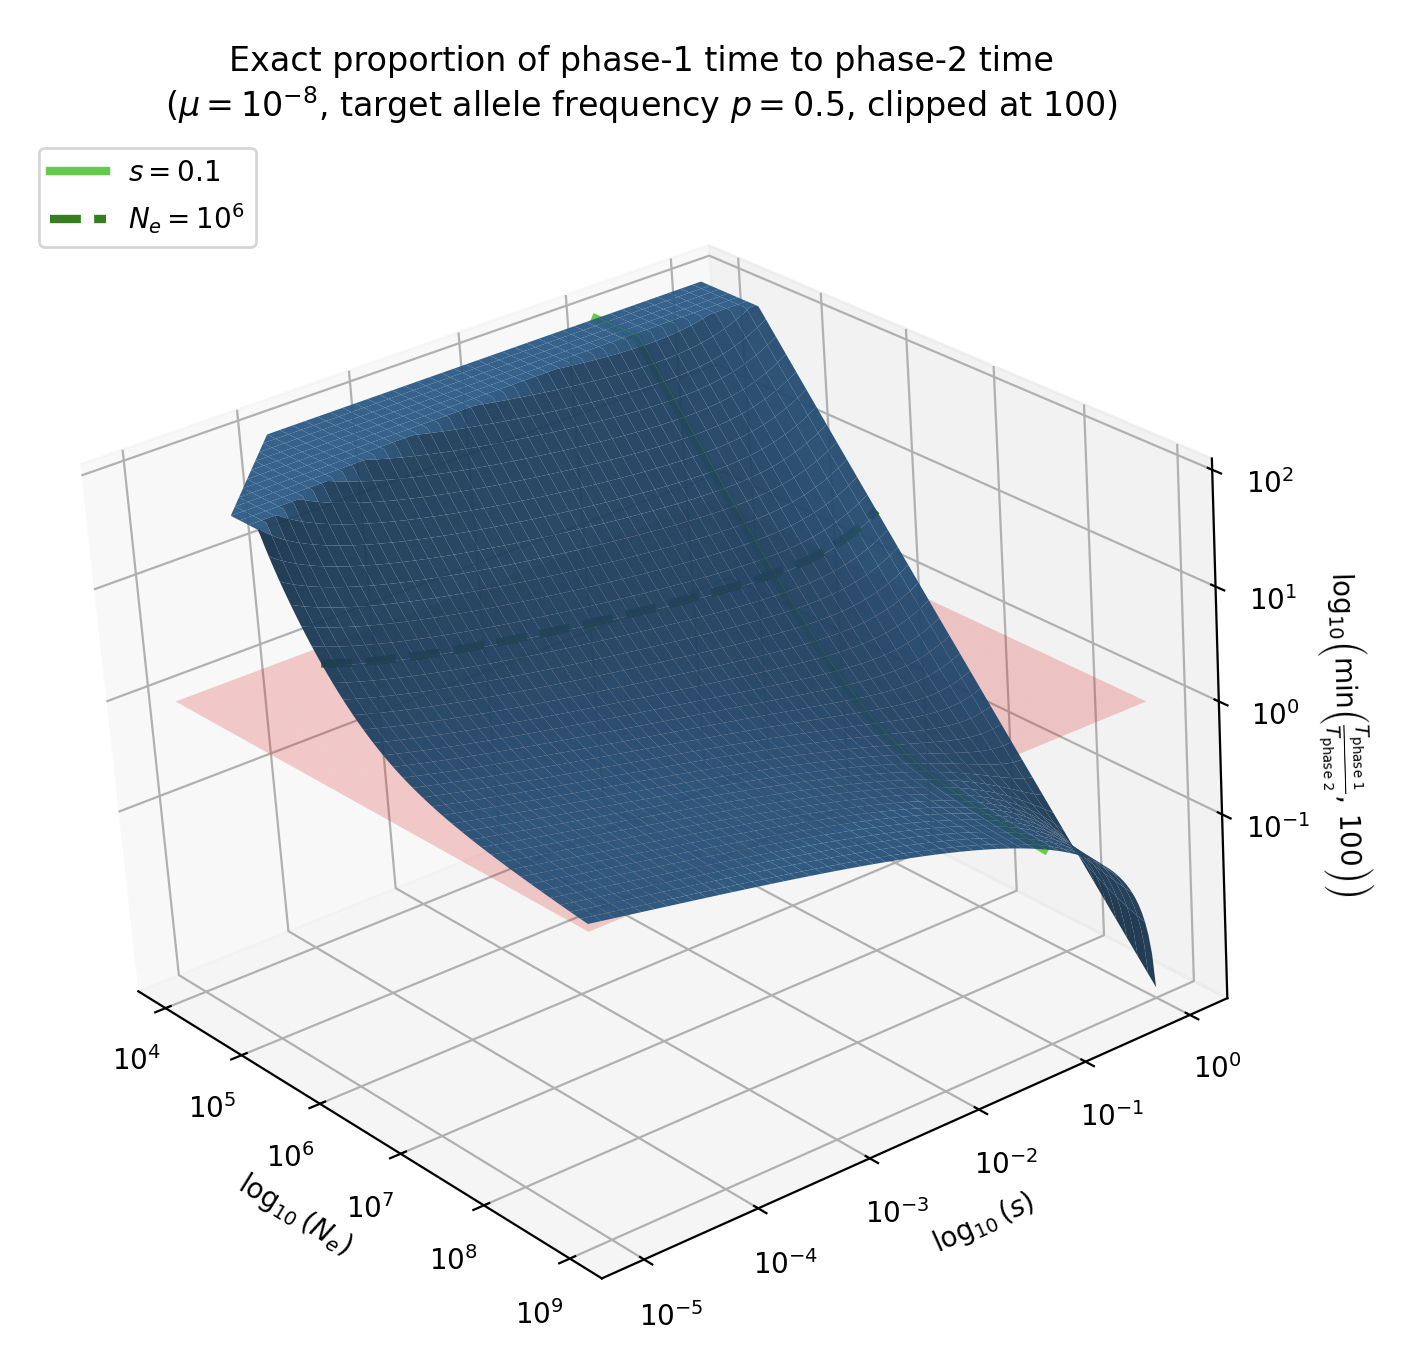

Write Python code to recreate this figure.
import numpy as np
import matplotlib.pyplot as plt
from mpl_toolkits.mplot3d import Axes3D  # noqa: F401

# Fixed parameters
mu = 1e-8
p_target = 0.5

# Parameter ranges
Ne_vals = np.logspace(4, 9, 180)    # 10^4 to 10^9
s_vals = np.logspace(-5, 0, 180)    # 10^-5 to 10^0 = 1
Ne_grid, s_grid = np.meshgrid(Ne_vals, s_vals)

# Exact establishment probability
P_est = (1 - np.exp(-2 * s_grid)) / (1 - np.exp(-4 * Ne_grid * s_grid))

# Establishment frequency approximation
p_est = 1 / (2 * Ne_grid * s_grid)

# Valid region: growth to target only makes sense if p_est < p_target
valid = (P_est > 0) & (p_est > 0) & (p_est < p_target)

# Exact proportion R = T_phase1 / T_phase2
R = np.full_like(Ne_grid, np.nan, dtype=float)

T_phase1 = (
    1 / (2 * Ne_grid[valid] * mu * P_est[valid])
    + np.log(1 / s_grid[valid]) / s_grid[valid]
)

T_phase2 = (
    1 / s_grid[valid]
) * np.log(
    (p_target * (1 - p_est[valid])) / (p_est[valid] * (1 - p_target))
)

R[valid] = T_phase1 / T_phase2

# Clip values above 100 for display
R_clipped = np.clip(R, None, 100)

# Log coordinates for 3D plotting
X = np.log10(Ne_grid)
Y = np.log10(s_grid)
Z = np.ma.masked_invalid(np.log10(R_clipped))  # z = log10(clipped ratio)

fig = plt.figure(figsize=(11, 8))
ax = fig.add_subplot(111, projection="3d")

# Main surface
ax.plot_surface(X, Y, Z, linewidth=0, antialiased=True, alpha=0.95)

# Transparent plane at ratio = 1
# Since z-axis is log10(ratio), ratio = 1 corresponds to z = 0
X_plane, Y_plane = np.meshgrid(
    np.linspace(4, 9, 30),
    np.linspace(-5, 0, 30)
)
Z_plane = np.zeros_like(X_plane)

ax.plot_surface(
    X_plane,
    Y_plane,
    Z_plane,
    color="red",
    alpha=0.20,
    linewidth=0,
    shade=False
)

# ---------------------------------------------------------
# Green line 1: cross-section at fixed s = 0.1, varying Ne
# ---------------------------------------------------------
s_fixed = 0.1
Ne_line1 = np.logspace(4, 9, 500)

P_est_line1 = (1 - np.exp(-2 * s_fixed)) / (1 - np.exp(-4 * Ne_line1 * s_fixed))
p_est_line1 = 1 / (2 * Ne_line1 * s_fixed)

valid1 = (P_est_line1 > 0) & (p_est_line1 > 0) & (p_est_line1 < p_target)

R_line1 = np.full_like(Ne_line1, np.nan, dtype=float)
R_line1[valid1] = (
    1 / (2 * Ne_line1[valid1] * mu * P_est_line1[valid1])
    + np.log(1 / s_fixed) / s_fixed
) / (
    (1 / s_fixed) * np.log(
        (p_target * (1 - p_est_line1[valid1])) / (p_est_line1[valid1] * (1 - p_target))
    )
)

R_line1 = np.clip(R_line1, None, 100)

ax.plot(
    np.log10(Ne_line1[valid1]),
    np.full(np.sum(valid1), np.log10(s_fixed)),
    np.log10(R_line1[valid1]),
    color="limegreen",
    linewidth=3,
    label=r"$s = 0.1$"
)

# ---------------------------------------------------------
# Green line 2: cross-section at fixed Ne = 10^6, varying s
# ---------------------------------------------------------
Ne_fixed = 1e6
s_line2 = np.logspace(-5, 0, 500)

P_est_line2 = (1 - np.exp(-2 * s_line2)) / (1 - np.exp(-4 * Ne_fixed * s_line2))
p_est_line2 = 1 / (2 * Ne_fixed * s_line2)

valid2 = (P_est_line2 > 0) & (p_est_line2 > 0) & (p_est_line2 < p_target)

R_line2 = np.full_like(s_line2, np.nan, dtype=float)
R_line2[valid2] = (
    1 / (2 * Ne_fixed * mu * P_est_line2[valid2])
    + np.log(1 / s_line2[valid2]) / s_line2[valid2]
) / (
    (1 / s_line2[valid2]) * np.log(
        (p_target * (1 - p_est_line2[valid2])) / (p_est_line2[valid2] * (1 - p_target))
    )
)

R_line2 = np.clip(R_line2, None, 100)

ax.plot(
    np.full(np.sum(valid2), np.log10(Ne_fixed)),
    np.log10(s_line2[valid2]),
    np.log10(R_line2[valid2]),
    color="green",
    linewidth=3,
    linestyle="--",
    label=r"$N_e = 10^6$"
)

# Labels
ax.set_xlabel(r"$\log_{10}(N_e)$")
ax.set_ylabel(r"$\log_{10}(s)$")
ax.set_zlabel(
    r"$\log_{10}\!\left(\min\left(\frac{T_{\mathrm{phase\ 1}}}{T_{\mathrm{phase\ 2}}},\,100\right)\right)$"
)
ax.set_title(
    "Exact proportion of phase-1 time to phase-2 time\n"
    r"($\mu = 10^{-8}$, target allele frequency $p = 0.5$, clipped at 100)"
)

# Ticks
ax.set_xticks([4, 5, 6, 7, 8, 9])
ax.set_xticklabels([r"$10^4$", r"$10^5$", r"$10^6$", r"$10^7$", r"$10^8$", r"$10^9$"])

ax.set_yticks([-5, -4, -3, -2, -1, 0])
ax.set_yticklabels([r"$10^{-5}$", r"$10^{-4}$", r"$10^{-3}$", r"$10^{-2}$", r"$10^{-1}$", r"$10^0$"])

ax.set_zticks([-1, 0, 1, 2])  # corresponds to 0.1, 1, 10, 100
ax.set_zticklabels([r"$10^{-1}$", r"$10^0$", r"$10^1$", r"$10^2$"])

# View angle
ax.view_init(elev=28, azim=-60)

ax.legend(loc="upper left")
plt.tight_layout()
plt.show()
